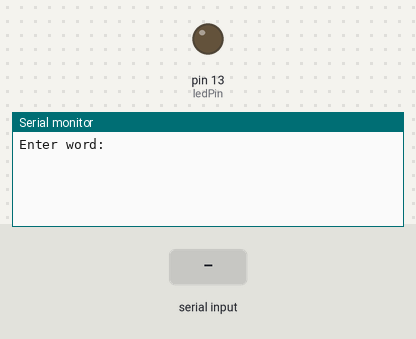
Simulated run of this sketch. Board: Arduino Uno, built with avr-gcc and run on an emulated ATmega328P. Shown: output pins drawn as LEDs (lit = HIGH), the last lines printed to the serial monitor. The test bench sets the inputs (shaded band).

Above: at 1.2 s.
1.3 s: "1\n" received over Serial
At 2.5 s:
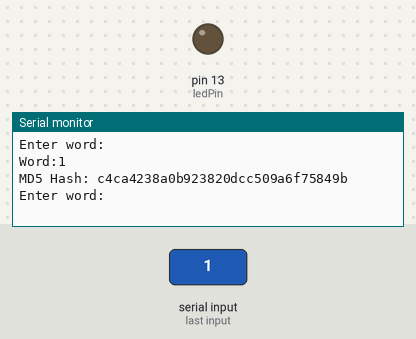
2.8 s: "0\n" received over Serial
At 3.6 s:
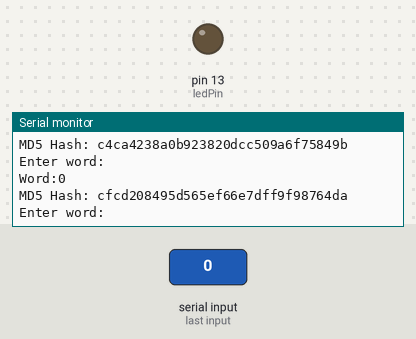
4.3 s: "2\n" received over Serial
At 4.7 s:
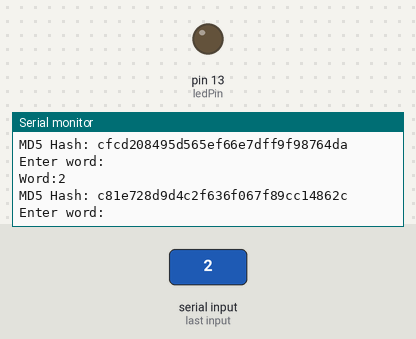

The sketch:

MD5-example.ino
```cpp
#include <MD5.h>

int ledPin = 13;
String inputMessage;

void setup() {
  // Pin 13 Output
  pinMode(ledPin, OUTPUT);
  Serial.begin(57600);
  while (!Serial) {
    ; // Wait for serial port to connect. Needed fo native USB por only
  }
  Serial.println("Enter word:");
}

void loop() {
  // Wait until data is available on the serial port
  if (Serial.available() > 0) {
    inputMessage = Serial.readStringUntil('\n');
    Serial.print("Word:");
    Serial.println(inputMessage);
    unsigned char* hash = MD5::make_hash(inputMessage.c_str());

    // Generate the digest (hex enconding) of our hash
    char *md5str = MD5::make_digest(hash, 16);

    // Print result
    Serial.print("MD5 Hash: ");
    Serial.println(md5str);

    // Free the memory used for digest and hash
    free(md5str);
    free(hash);

    // Pide al usuario otro mensaje
    Serial.println("Enter word:");
  }
}
```

Measured:
- after the input at 1.3 s, the serial monitor: prints a new line at once (image 1)
- after the input at 2.8 s, the serial monitor: prints a new line at once (image 2)
- after the input at 4.3 s, the serial monitor: prints a new line at once (image 3)
